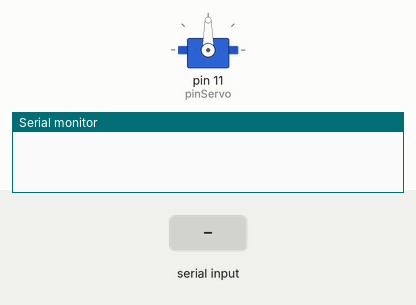
Simulated run of this sketch. Board: Arduino Uno, built with avr-gcc and run on an emulated ATmega328P. Parts: servo, the last lines printed to the serial monitor. The inputs (shaded band) are chosen by the test bench.

Above: at 1.2 s.
1.3 s: "30,150\n" received over Serial
At 1.8 s:
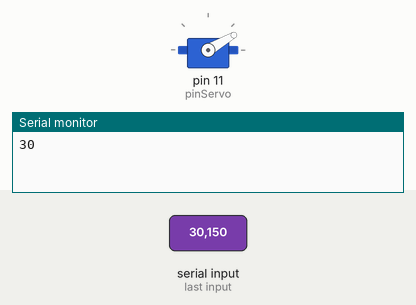
2.8 s: "5\n" received over Serial
At 4.0 s:
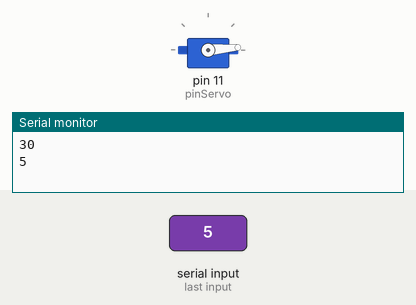
4.3 s: "200\n" received over Serial
At 5.2 s:
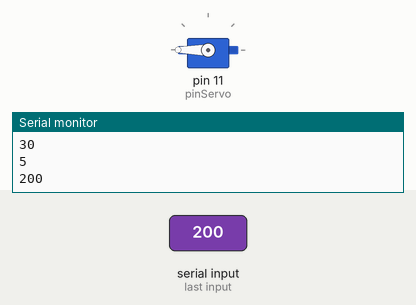
5.8 s: "90,45\n" received over Serial
At 6.4 s:
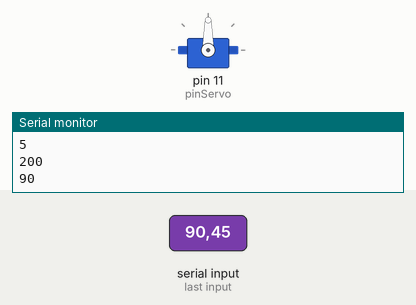
Timing chart, 0 to 8.3 s (numbered marks = the images above; inputs shaded):
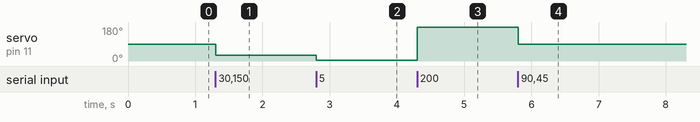

The sketch:

servo_test_serial.ino
```cpp
#include <Servo.h>
// Definir pines para el servo SG90
const int pinServo = 11;
Servo servo;
void setup() {
  Serial.begin(9600);
  // put your setup code here, to run once:
  // Inicializar el servo
  servo.attach(pinServo);
}

void loop() {
if(Serial.available()>0){
  String input = Serial.readStringUntil('\n'); // Lee una línea completa desde la comunicación serial
  int pos = input.toInt();
  Serial.println(pos);
  servo.write(pos);
  }
}
```

Measured:
- after the input at 1.3 s, servo on pin 11 (pinServo): 90° → 30° at once
- after the input at 2.8 s, servo on pin 11 (pinServo): 30° → 5° at once
- after the input at 4.3 s, servo on pin 11 (pinServo): 5° → 180° at once
- after the input at 5.8 s, servo on pin 11 (pinServo): 180° → 90° at once
